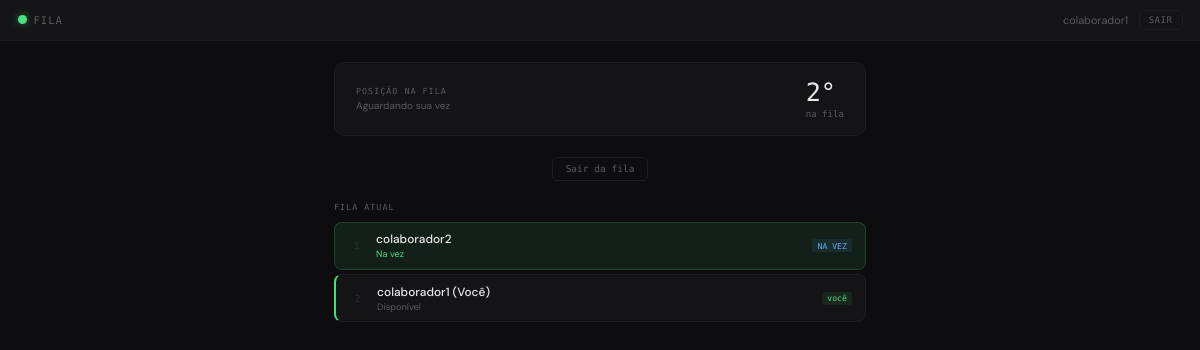
The app's page / (signed in) with its own data.
### models.py (models this page shows)
class User(UserMixin, db.Model):
    id = db.Column(db.Integer, primary_key=True)
    username = db.Column(db.String(50), unique=True, nullable=False)
    email = db.Column(db.String(100), unique=True, nullable=True)
    password = db.Column(db.String(100), nullable=False)
    is_admin = db.Column(db.Boolean, default=False)
    attendances = db.relationship('Attendance', backref='colaborador', lazy=True)

class Queue(db.Model):
    id = db.Column(db.Integer, primary_key=True)
    user_id = db.Column(db.Integer, db.ForeignKey('user.id'), unique=True, nullable=False)
    status = db.Column(db.String(20), default='Disponível') # Disponível, Analisando
    entered_at = db.Column(db.DateTime, default=datetime.utcnow)
    user = db.relationship('User', backref=db.backref('queue_entry', uselist=False))

### app.py (the view)
@app.route('/')
@login_required
def index():
    if current_user.is_admin:
        return redirect(url_for('admin'))
    queue_list = Queue.query.order_by(Queue.entered_at.asc()).all()
    user_entry = Queue.query.filter_by(user_id=current_user.id).first()
    current_turn_entry = Queue.query.filter_by(status='Disponível').order_by(Queue.entered_at.asc()).first()
    return render_template('index.html', queue=queue_list, user_entry=user_entry, turn_user=current_turn_entry)

### app.py (called while the page is built)
@login_manager.user_loader
def load_user(user_id):
    return User.query.get(int(user_id))

### templates/index.html (shortened to what this page needs)
{% extends "base.html" %}
{% block content %}
<div class="app-main">
  {% if user_entry and user_entry.status == 'Disponível' %}
    {% if turn_user and turn_user.user_id == current_user.id %}
    <div class="vez-card">
      <div class="card-chip chip-green">▶ É A SUA VEZ</div>
      <div class="card-name">{{ current_user.username }}</div>
      <div class="btn-row">
        <form action="{{ url_for('start_task') }}" method="POST">
          <button type="submit" class="btn-green">INICIAR</button>
        </form>
        <form action="{{ url_for('skip_task') }}" method="POST">
          <button type="submit" class="btn-skip">PULAR</button>
        </form>
      </div>
    </div>
    <div class="popup show" id="popup-turn">
      <button class="popup-close" onclick="this.parentElement.classList.remove('show')">×</button>
      <div class="popup-title">▶ SUA VEZ</div>
      <div class="popup-msg">É a sua vez! Clique em Iniciar para começar.</div>
    </div>
    {% else %}
    {% set posicao = namespace(value=0) %}
    {% for entry in queue %}
      {% if entry.user_id == current_user.id %}
        {% set posicao.value = loop.index %}
      {% endif %}
    {% endfor %}
    <div class="aguard-card">
      <div>
        <div class="sec-title" style="margin-bottom:0.2rem">Posição na fila</div>
        <div style="font-size:0.72rem; color:var(--muted)">Aguardando sua vez</div>
      </div>
      <div>
        <div class="pos-num">{{ posicao.value }}°<small>na fila</small></div>
      </div>
    </div>
    <div style="text-align:center">
      <form action="{{ url_for('leave_queue') }}" method="POST">
        <button type="submit" class="btn-sair-fila">Sair da fila</button>
      </form>
    </div>
    {% endif %}
  {% endif %}
  <div class="sec-title">Fila atual</div>
  <div class="fila-list">
    {% if not queue %}
      <div class="fora-card" style="padding: 1.5rem;">
        <p style="margin-bottom: 0;">Ninguém na fila no momento.</p>
      </div>
    {% else %}
      {% for entry in queue %}
      <div class="fila-item
        {% if loop.first and entry.status == 'Disponível' %}vez{% endif %}
        {% if entry.user_id == current_user.id %}eu{% endif %}">
        <div class="fila-pos">{{ loop.index }}</div>
        <div class="fila-info">
          <div class="fila-nome">
            {{ entry.user.username }}
            {% if entry.user_id == current_user.id %}(Você){% endif %}
          </div>
          <div class="fila-status
            {% if entry.status == 'Disponível' and loop.first %}green{% endif %}
            {% if entry.status == 'Analisando' %}yellow{% endif %}">
            {% if loop.first and entry.status == 'Disponível' %}Na vez{% else %}{{ entry.status }}{% endif %}
          </div>
        </div>
        {% if entry.user_id == current_user.id %}
        <span class="badge-eu">você</span>
        {% endif %}
        {% if loop.first and entry.status == 'Disponível' %}
        <span class="badge-eu" style="background:var(--info-dim); color:var(--info)">NA VEZ</span>
        {% endif %}
      </div>
      {% endfor %}
    {% endif %}
  </div>
</div>
{% endblock %}

### templates/base.html (shortened to what this page needs)
<!DOCTYPE html>
<html lang="pt-BR">
<head>
</head>
<body>
{% if current_user.is_authenticated %}
<div class="app-header">
  <div class="hdr-logo">
    <div class="hdr-dot"></div>
    <span class="hdr-title">FILA</span>
  </div>
  <div class="hdr-right">
    <span class="hdr-user">{{ current_user.username }}</span>
    <a href="{{ url_for('logout') }}" class="btn-ghost">SAIR</a>
  </div>
</div>
{% endif %}
{% block content %}{% endblock %}
</body>
</html>

### records on screen
User: username "colaborador1"
Queue: user.username "colaborador2", status "Na vez"
Queue: user.username "colaborador1", shows "(Você)", status "Disponível", shows "você"

### other values on screen
{{ posicao.value }} "2"
